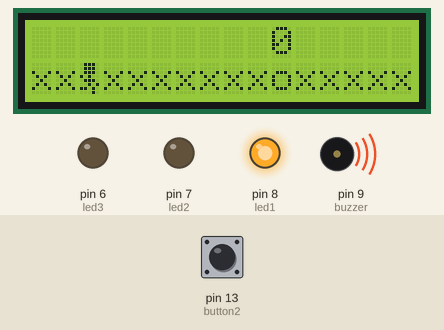
Bench run of a sketch on a simulated Arduino Uno, built with avr-gcc and run on an emulated ATmega328P. Parts: 16×2 character LCD, output pins drawn as LEDs (lit = HIGH), buzzer (waves = sounding). Inputs (shaded band) come from the test bench; at power-on: pin 13 (button2) HIGH. What the sketch prints to the serial monitor is not drawn.

Above: at 1.2 s.
1.3 s: pin 13 (button2) pulled LOW for 0.15 s
At 1.7 s:
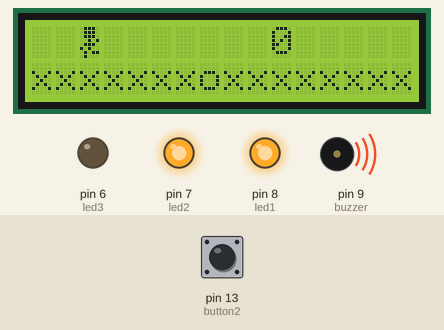
2.0 s: pin 13 (button2) pulled LOW for 1 s
At 3.4 s:
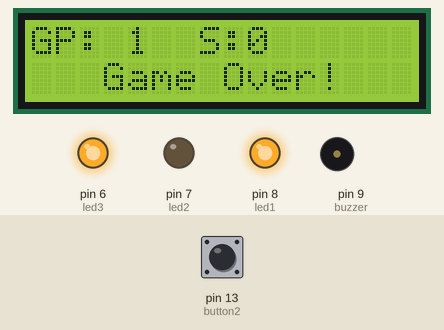
3.6 s: pin 13 (button2) pulled LOW for 1 s
At 4.7 s:
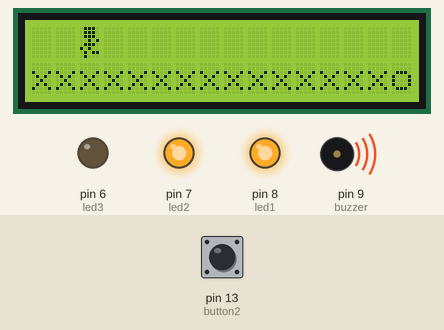
5.2 s: pin 13 (button2) pulled LOW for 0.15 s
At 5.7 s:
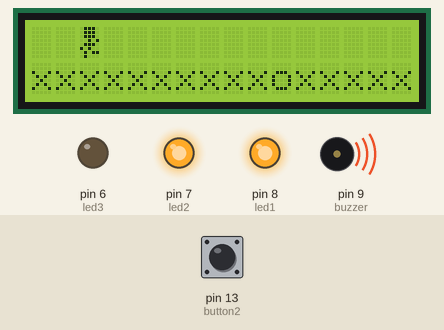
5.9 s: pin 13 (button2) pulled LOW for 3.2 s
At 7.17 s:
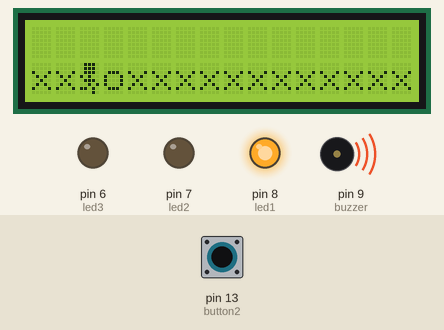
9.7 s: pin 13 (button2) pulled LOW for 0.15 s
At 11.68 s:
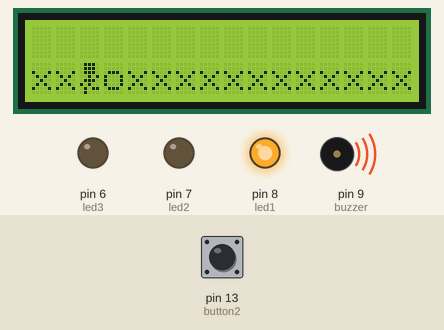
Timing chart, 0 to 15.4 s (numbered marks = the images above; inputs shaded):
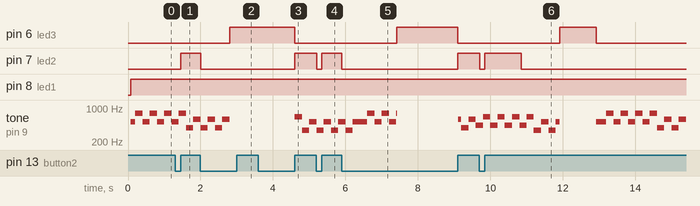

The sketch:

main.ino
```cpp
#include <LiquidCrystal.h>

int led1;
int led2;
int led3;
int led4;
int button1;
int button2;
int button3;
bool toggle;
int future;
int currLED;
bool initLED;
long timeLeft;
int buzzer;
int c5 = 523;
int g5 = 783;
int d5 = 587;
int e5 = 659;
int g4 = 392;
int e4 = 329;
int c4 = 261;
int d4 = 293;
int a4 = 440;
int b4 = 493;
int f4 = 349;
boolean setRand;
long randTime;
int mode;
long time;
long mil;
long timeElapsed = 0;
boolean gameEnd;
int score = 0;
boolean pointsGiven = false;
boolean jumping = false;

long jumpTime = 0;
boolean newPress = false;

long gameOverTimeout = 0;
int gamesPlayed = 1;

// obstacle postion
int obstacle1Pos = 15;

// empty frame
int emptyFrame[8] = {
  B00000,
  B00000,
  B00000,
  B00000,
  B00000,
  B00000,
  B00000,
  B00000
};

// character animation frames

byte charFrame0[8] = {
        B01110,
        B01110,
        B01110,
        B00100,
        B11111,
        B00100,
        B01010,
        B10001
};

byte charFrame1[8] = {
        B01110,
        B01110,
        B01110,
        B10100,
        B01110,
        B00101,
        B11010,
        B00010
};

byte charFrame2[8] = {
        B01110,
        B01110,
        B01110,
        B00101,
        B01110,
        B10100,
        B01011,
        B01000
};

// obstacles frames

byte obsFrame0[8] = {
      B11111,
      B11111,
      B11111,
      B11111,
      B11111,
      B11111,
      B11111,
      B11111
};

//initialize the library with the numbers of the interface pins
LiquidCrystal lcd(12, 11, 5, 4, 3, 2);

void setup() {
  Serial.begin(9600);
  led1 = 8;
  led2 = 7;
  led3 = 6;
  button2 = 13;
  toggle = false;
  future = 0;
  currLED = 0;
  initLED = true;
  buzzer = 9;
  pinMode(buzzer,OUTPUT);
  pinMode(led1, OUTPUT);
  pinMode(led2, OUTPUT);
  pinMode(led3, OUTPUT);
  pinMode(button2, INPUT);
  // set up the LCD's number of columns and rows:
  lcd.begin(16, 2);
  lcd.createChar(0, charFrame0);
  lcd.createChar(1, charFrame1);
  lcd.createChar(2, charFrame2);
  lcd.createChar(3, obsFrame0); // byte(3)
  randTime = 200;
  setRand = false;
  mode = 0;
  time = 0;
  mil = 0;
  gameEnd = false;
  lcd.setCursor(0,1);
  lcd.print("xxxxxxxxxxxxxxx");
  lcd.setCursor(10,0);
  lcd.print(0);
  //Serial.println("dfsfksdf");
}

void loop() {
  digitalWrite(led1, HIGH);
  //manualCycle();
  //allOn();
  //playSong2();
  checkButtons();

  if(gameEnd == false) {
    jump();
    playSong();
    gameOverTimeout = millis() + 1000;
    beginnerObstacleMove();
  } else {
    playSong2();
  }

  gameOver();
}

void loopCharacter(int animationFrame) {
  long time = millis();
  long timeUnit = time / 500;
  lcd.setCursor(2, animationFrame);
  switch(timeUnit % 2) {
    case 0:
      lcd.write(byte(1));
    break;

    case 1:
      lcd.write(byte(2));
    break;
  }
}

void beginnerObstacleMove() {
  mil = millis() - timeElapsed;

  time = mil / randTime;
  int i = (int) (time % 16);

  if(obstacle1Pos < 2 && pointsGiven == false) {
    score += 10;
    pointsGiven = true;
    //score += 1;
    lcd.setCursor(10,0);
    lcd.print(score);
  }

  if(obstacle1Pos > 2) pointsGiven = false;

  if(16 - i == 16) {
    lcd.setCursor(0,1);
    lcd.print("x");
    if(time > 0) {
      randTime = 100;//random(50, 100);
      timeElapsed = millis();
    }
  } else {
    lcd.setCursor(16-i,1);
    lcd.print("x");
    obstacle1Pos = 16 - i;
  }
  lcd.setCursor(15-i,1);
  lcd.print('o');

}

void jump() {
  int bs = digitalRead(button2);
  long currTime = millis();
  if(jumpTime == 0) jumpTime = currTime;

  if (bs == 0) {
    jumping = false;
    lcd.setCursor(2,0);
    lcd.print(" ");
    loopCharacter(1);
    jumpTime = currTime;
    newPress = true;
    digitalWrite(led2, LOW);
  }

  if(bs == 1) {
    //lcd.setCursor(0,0);
    //lcd.print(bs);
    if(newPress) {
      jumpTime = currTime + 1000;
      newPress = false;
    }
    if(jumpTime > currTime) {
      jumping = true;
      digitalWrite(led2, HIGH);
      lcd.setCursor(2,1);
      lcd.print("x");
      loopCharacter(0);
    } else {
      jumping = false;
      lcd.setCursor(2,0);
      lcd.print(" ");
      loopCharacter(1);
      digitalWrite(led2, LOW);
    }
  }

}

void gameOver()
{
  if(jumping == false && obstacle1Pos == 2) {
    if(gameEnd == false) lcd.clear();
    lcd.setCursor(0,0);
    lcd.print("GP:");
    lcd.setCursor(4,0);
    lcd.print(gamesPlayed);
    lcd.setCursor(7,0);
    lcd.print("S:");
    lcd.setCursor(9,0);
    lcd.print(score);
    lcd.setCursor(3,1);
    lcd.print("Game Over!");
    gameEnd = true;
    digitalWrite(led3, HIGH);
  }

  if (digitalRead(button2) == 1 && gameEnd == true && gameOverTimeout < millis()) {
    gameOverTimeout = 0;
    lcd.clear();
    lcd.setCursor(0,1);
    score = 0;
    lcd.print("xxxxxxxxxxxxxxx");
    timeElapsed = millis();
    obstacle1Pos = 15;
    gameEnd = false;
    digitalWrite(led3, LOW);
    gamesPlayed++;
  }

}

void allOn()
{
  digitalWrite(led1, HIGH);
  digitalWrite(led2, HIGH);
  digitalWrite(led3, HIGH);
  digitalWrite(led4, HIGH);
}

void checkButtons()
{
  int buttonState1 = digitalRead(button1);
  int buttonState2 = digitalRead(button2);
  int buttonState3 = digitalRead(button3);

  if(buttonState1 == 1) Serial.println("1");
  else if(buttonState2 == 1) Serial.println("2");
  else if(buttonState3 == 1) Serial.println("3");
}

void manualCycle() {
  if(initLED) digitalWrite(led1, HIGH);
  int bs = digitalRead(button1);
  long currTime = millis();
  bool coolDown = currTime >= future;

  if(bs == 1 && coolDown) {
    if(initLED) initLED = false;
    if(currLED == 2) currLED = 0;
    else currLED++;
    future = currTime + 300;
  }

  switch(currLED) {
    case 0:
      digitalWrite(led1, HIGH);
      digitalWrite(led3, LOW);
    break;

    case 1:
        digitalWrite(led2, HIGH);
      digitalWrite(led1, LOW);
    break;

    case 2:
        digitalWrite(led3, HIGH);
      digitalWrite(led2, LOW);
    break;
  }
}

//BUZZER METHODS

void playSong()
{
  int tone[] = {c5,  g5,  c5,  g5,  c5,  g5,  c5,  g5,  g4,  d5,  g4,  d5,  g4,   d5, g4,  d5,  a4,  e5,  a4,  e5,  a4,  e5,  a4,  e5,  f4,  c5,  f4,  c5,  f4,  c5,  f4,  c5,  c5,  g5,  c5,  g5,  c5,  g5,  c5,  g5,  g4,  d5,  g4,  d5,  g4,  d5,  g4,  d5,  a4,  e5,  a4,  e5,  a4,  e5,  a4,  e5,  f4,  c5,  f4,  c5,  f4,  c5,  f4,  c5,  c5};
  int durs[] = {200, 200, 200, 200, 200, 200, 200, 200, 200, 200, 200, 200, 200, 200, 200, 200, 200, 200, 200, 200, 200, 200, 200, 200, 200, 200, 200, 200, 200, 200, 200, 200, 200, 200, 200, 200, 200, 200, 200, 200, 200, 200, 200, 200, 200, 200, 200, 200, 200, 200, 200, 200, 200, 200, 200, 200, 200, 200, 200, 200, 200, 200, 200, 200, 200};

  playTones(buzzer, tone, durs, sizeof(tone)/sizeof(int));
}

void playSong2() {
  int tone[] = {0};
  int durs[] = {200};

  playTones(buzzer, tone, durs, sizeof(tone)/sizeof(int));
}

/**
 * playTones:  Plays an array of tones.
 * Each for a specified duration.
 * The Arduino can do something else while calling this method.
 *
 * Precondtions:  1)  tones and durations have the same number of elements
 *                2)  elements of durations are in milliseconds
 *                3)  length is the length of tones and durations
 */
void playTones(int buzz, int tones[], int durations[], int length){
  if(sizeof(tones)/sizeof(int) == sizeof(durations)/sizeof(int))
  {
    long sum = 0;
    for(int i = 0; i<length;i++)
    {
      sum += durations[i];
    }
    //calculate which index we should be working with
    int musicI = 0;
    for(musicI = 0; millis()%sum>=sumUntil(durations,musicI,length);musicI++)
    {    }
    if(millis()%sum<sumUntil(durations,musicI,length))
    {
      if(tones[musicI]!= 0)
      {
        tone(buzz, tones[musicI]);
      }
      else
      {
        noTone(buzz);
      }
    }
  }
}
/**
 * sumUntil:  returns the sum of all the values from 0 to index
 * inside of arr
 * This is a helper method for playTones
 *
 * Precondtions:  1)  0<=index<=length-1
 *                2)  length is the length of arr
 */
long sumUntil(int arr[], int index,int length)
{
  long sum = 0;
  for(int i = 0;i<=index;i++)
  {
    sum+=arr[i];
  }
  return sum;
}
```

Measured:
- after the input at 1.3 s, pin 7 (led2): LOW → HIGH after 0.15 s; the display: first differs from a run without the input after 0.15 s (image 1 shows a later state)
- after the input at 2.0 s, pin 7 (led2): HIGH → LOW after 0.00 s instead of 0.45 s; the display: first changes at once (image 2 shows a later state)
- after the input at 3.6 s, pin 6 (led3): HIGH → LOW after 1.0 s instead of 0.21 s
- after the input at 5.2 s, pin 7 (led2): HIGH → LOW after 0.00 s instead of 0.41 s; the display: first changes at once (image 4 shows a later state)
- after the input at 5.9 s, pin 7 (led2): HIGH → LOW after 0.00 s instead of 0.45 s
- after the input at 9.7 s, pin 7 (led2): HIGH → LOW after 0.01 s instead of 0.41 s
- by itself, tone on pin 9 (buzzer): plays 659 Hz for 0.20 s, 440 Hz for 0.20 s, 659 Hz for 0.20 s, 440 Hz for 0.20 s, 659 Hz for 0.20 s, 440 Hz for 0.20 s … (23 notes in this stretch)
